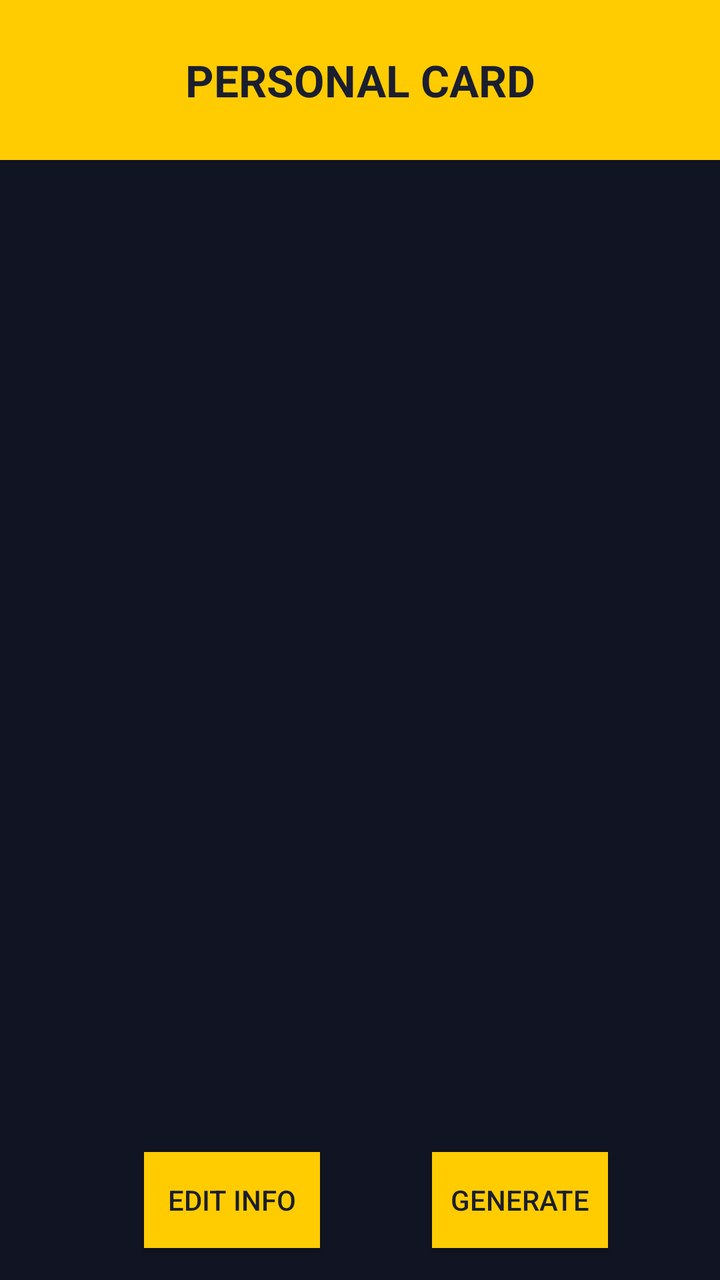
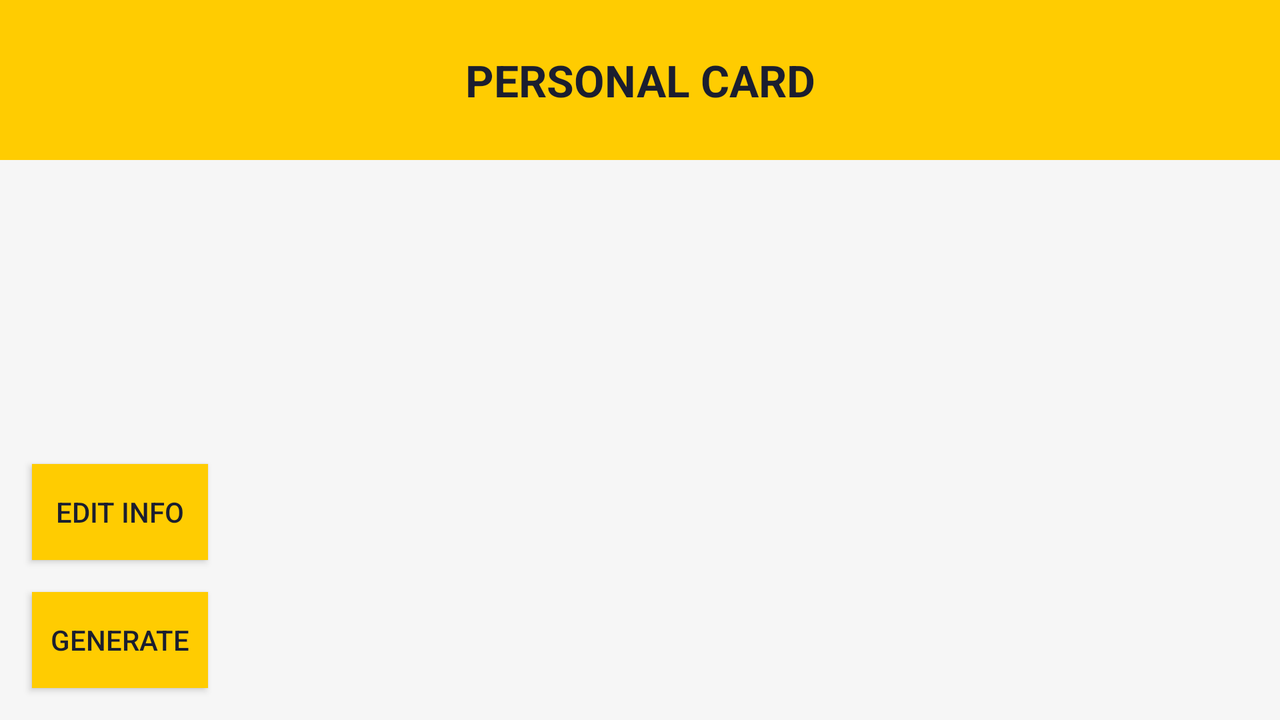

Compare how this app lays out the same screen by default and in its alternative resource folder. The renders come first, then the two layout files and the values they reference.
<!-- AndroidManifest.xml: application theme AppTheme -->
<!-- res/layout/activity_personal_card.xml -->
<?xml version="1.0" encoding="utf-8"?>
<androidx.constraintlayout.widget.ConstraintLayout xmlns:android="http://schemas.android.com/apk/res/android"
    android:layout_width="match_parent"
    android:layout_height="match_parent"
    android:background="#111422"
    xmlns:app="http://schemas.android.com/apk/res-auto">

    <TextView
        android:id="@+id/rudimentHeading"
        android:textAppearance="@style/TextAppearance.AppCompat.Large"
        android:layout_width="0dp"
        android:layout_height="80dp"
        android:layout_marginBottom="16dp"
        android:gravity="center"
        android:textColor="#1b1e2f"
        android:background="#ffcc01"
        android:text="@string/pCard"
        android:textAlignment="center"
        android:textAllCaps="true"
        android:textStyle="bold"
        app:layout_constraintEnd_toEndOf="parent"
        app:layout_constraintHorizontal_bias="0.0"
        app:layout_constraintStart_toStartOf="parent"
        app:layout_constraintTop_toTopOf="parent"
        app:layout_constraintVertical_bias="1.0" />

    <Button
        android:id="@+id/pCardEditBtn"
        android:layout_width="wrap_content"
        android:layout_height="wrap_content"
        android:layout_marginStart="16dp"
        android:layout_marginLeft="16dp"
        android:layout_marginBottom="16dp"
        android:textColor="#1b1e2f"
        android:background="#ffcc01"
        android:text="@string/edit_info"
        app:layout_constraintBottom_toBottomOf="parent"
        app:layout_constraintStart_toStartOf="parent"
        app:layout_constraintEnd_toStartOf="@id/pCardGenerateBtn"
        />

    <Button
        android:id="@+id/pCardGenerateBtn"
        android:layout_width="wrap_content"
        android:layout_height="wrap_content"
        android:layout_marginBottom="16dp"
        android:textColor="#1b1e2f"
        android:background="#ffcc01"
        android:text="@string/generate"
        app:layout_constraintBottom_toBottomOf="parent"
        app:layout_constraintEnd_toEndOf="parent"
        app:layout_constraintStart_toEndOf="@id/pCardEditBtn"
        />

    <ImageView
        android:id="@+id/businessQR"
        android:layout_width="0dp"
        android:layout_height="0dp"
        android:layout_marginStart="16dp"
        android:layout_marginLeft="16dp"
        android:layout_marginTop="16dp"
        android:layout_marginEnd="16dp"
        android:layout_marginRight="16dp"
        android:layout_marginBottom="16dp"
        app:layout_constraintBottom_toTopOf="@+id/pCardGenerateBtn"
        app:layout_constraintEnd_toEndOf="parent"
        app:layout_constraintStart_toStartOf="parent"
        app:layout_constraintTop_toBottomOf="@+id/rudimentHeading"
        android:contentDescription="@string/qr_description" />


</androidx.constraintlayout.widget.ConstraintLayout>
<!-- resources referenced by this layout -->
<resources>
  <string name="edit_info">Edit Info</string>
  <string name="generate">Generate</string>
  <string name="pCard">Personal Card</string>
  <string name="qr_description">Image view to hold QR code</string>
  <style name="AppTheme" parent="Theme.AppCompat.Light.DarkActionBar">
          
          <item name="colorPrimary">#1b1e2f</item>
          <item name="colorPrimaryDark">@color/colorPrimaryDark</item>
          <item name="colorAccent">@color/colorAccent</item>
          <item name="colorBackground">#f6f6f6</item>
          <item name="colorButton">#ffcc01</item>
          <item name="colorHeader">#ffcc01</item>
          <item name="colorText">#1b1e2f</item>
          <item name="colorLightText">#1b1e2f</item>
      </style>
</resources>
<!-- res/layout-land/activity_personal_card.xml (the repository's variant of the layout above) -->
<!-- drawn on the phone turned sideways -->
<?xml version="1.0" encoding="utf-8"?>
<androidx.constraintlayout.widget.ConstraintLayout xmlns:android="http://schemas.android.com/apk/res/android"
    xmlns:tools="http://schemas.android.com/tools"
    android:layout_width="match_parent"
    android:layout_height="match_parent"
    android:background="?attr/colorBackground"
    xmlns:app="http://schemas.android.com/apk/res-auto">

    <TextView
        android:id="@+id/rudimentHeading"
        android:textAppearance="@style/TextAppearance.AppCompat.Large"
        android:layout_width="0dp"
        android:layout_height="80dp"
        android:layout_marginBottom="16dp"
        android:gravity="center"
        android:textColor="?attr/colorText"
        android:background="?attr/colorHeader"
        android:text="@string/pCard"
        android:textAlignment="center"
        android:textAllCaps="true"
        android:textStyle="bold"
        app:layout_constraintEnd_toEndOf="parent"
        app:layout_constraintHorizontal_bias="0.0"
        app:layout_constraintStart_toStartOf="parent"
        app:layout_constraintTop_toTopOf="parent"
        app:layout_constraintVertical_bias="1.0" />

    <Button
        android:id="@+id/pCardEditBtn"
        android:layout_width="wrap_content"
        android:layout_height="wrap_content"
        android:layout_marginStart="16dp"
        android:layout_marginLeft="16dp"
        android:layout_marginBottom="16dp"
        android:background="?attr/colorButton"
        android:text="@string/edit_info"
        android:textColor="?attr/colorText"
        app:layout_constraintBottom_toTopOf="@+id/pCardGenerateBtn"
        app:layout_constraintStart_toStartOf="parent" />

    <Button
        android:id="@+id/pCardGenerateBtn"
        android:layout_width="wrap_content"
        android:layout_height="wrap_content"
        android:layout_marginStart="16dp"
        android:layout_marginLeft="16dp"
        android:layout_marginBottom="16dp"
        android:background="?attr/colorButton"
        android:text="@string/generate"
        android:textColor="?attr/colorText"
        app:layout_constraintBottom_toBottomOf="parent"
        app:layout_constraintStart_toStartOf="parent" />

    <ImageView
        android:id="@+id/businessQR"
        android:layout_width="0dp"
        android:layout_height="0dp"
        android:layout_marginStart="16dp"
        android:layout_marginLeft="16dp"
        android:layout_marginTop="16dp"
        android:layout_marginEnd="16dp"
        android:layout_marginRight="16dp"
        android:layout_marginBottom="16dp"
        android:contentDescription="@string/qr_description"
        app:layout_constraintBottom_toBottomOf="parent"
        app:layout_constraintEnd_toEndOf="parent"
        app:layout_constraintStart_toEndOf="@+id/pCardEditBtn"
        app:layout_constraintTop_toBottomOf="@+id/rudimentHeading" />


</androidx.constraintlayout.widget.ConstraintLayout>
